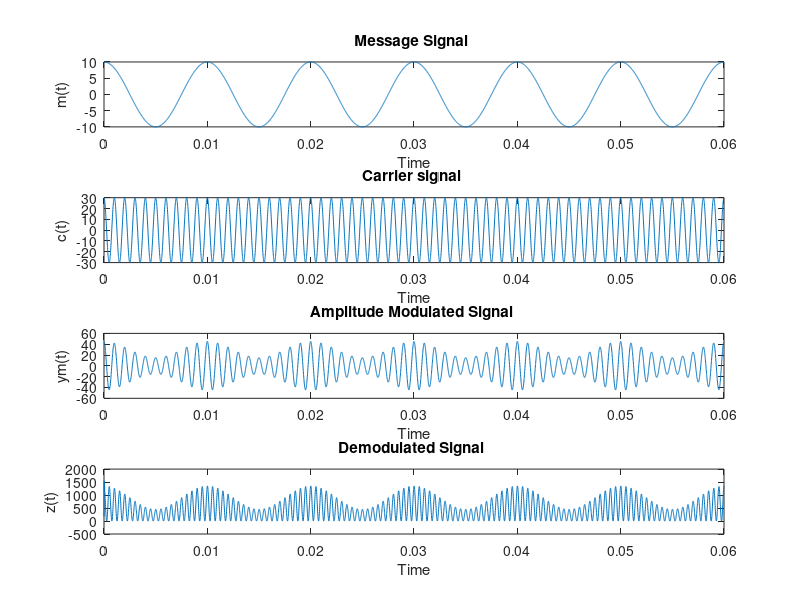

The MATLAB source for this figure:
clc;
close all;


fm=100;
Am=10;
fc=1000;
Ac=30;
ka=.05;
Tm=1/fm;
t=0:Tm/1000:6*Tm;
m=Am*cos(2*pi*fm*t);
subplot(4,1,1);
plot(t,m),xlabel('Time'),ylabel('m(t)'),title('Message Signal ');

c=Ac*cos(2*pi*fc*t);
subplot(4,1,2);
plot(t,c),xlabel('Time'),ylabel('c(t)'),title('Carrier signal ');

ym=Ac*(1+ka.*Am*cos(2*pi*fm*t)).*cos(2*pi*fc*t);
subplot(4,1,3);
plot(t,ym),xlabel('Time'),ylabel('ym(t)'),title('Amplitude Modulated Signal ');

sdm=ym.*c;
[b,a]=butter(5,2*pi*(fm/fc),'low');
z=filter(b,a,sdm);
subplot(4,1,4);
plot(t,z),xlabel('Time'),ylabel('z(t)'),title('Demodulated Signal ');

